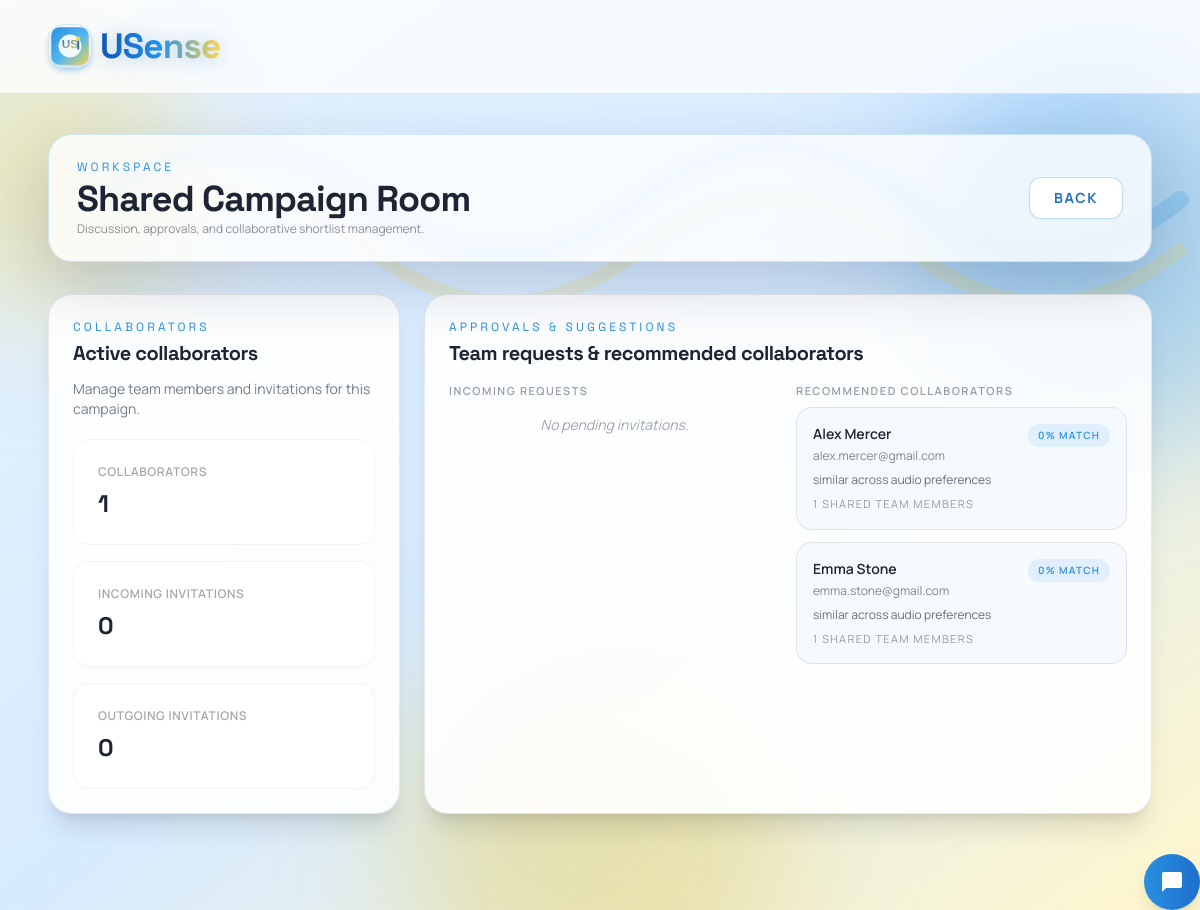
Page /workspace (signed in) on the committed database.
### backend/models/database.py (models this page shows, shortened)
class UserPreferences(db.Model):
    id = db.Column(db.Integer, primary_key=True)
    user_id = db.Column(
        db.Integer, db.ForeignKey("user.id"), unique=True, nullable=False
    )
    display_name = db.Column(db.String(100), nullable=True)
    industry_focus = db.Column(db.String(80), nullable=True)
    genres = db.Column(db.Text, default="[]")
    roles = db.Column(db.Text, default="")
    slider_positions = db.Column(db.Text, default="{}")
    pref_danceability = db.Column(db.Float, default=0.5)
    pref_energy = db.Column(db.Float, default=0.5)
    pref_valence = db.Column(db.Float, default=0.5)
    pref_acousticness = db.Column(db.Float, default=0.5)
    pref_instrumentalness = db.Column(db.Float, default=0.0)
    feature_weights = db.Column(db.Text, default="{}")
    use_interaction_signal = db.Column(db.Boolean, default=False)
    interaction_blend = db.Column(db.Float, default=0.65)
    enable_personalized_similarity = db.Column(db.Boolean, default=False)
    personalized_similarity_text = db.Column(db.Text, default="")
    enable_genre_boost = db.Column(db.Boolean, default=False)
    genre_boost_weight = db.Column(db.Float, default=1.0)
    enable_acoustic_matcher = db.Column(db.Boolean, default=False)
    target_generation = db.Column(db.String(50), nullable=True)
    target_campaign = db.Column(db.String(50), nullable=True)
    weight_base_audio = db.Column(db.Float, default=0.40)
    weight_industry = db.Column(db.Float, default=0.20)
    weight_generation = db.Column(db.Float, default=0.20)
    weight_campaign = db.Column(db.Float, default=0.20)

class User(db.Model):
    id = db.Column(db.Integer, primary_key=True)
    username = db.Column(db.String(256), unique=True, nullable=False)
    password_hash = db.Column(db.String(150), nullable=False)

### backend/main.py (the view)
@app.route("/workspace")
def workspace():
    if "email" not in session:
        return redirect(url_for("home"))
    email = session["email"]
    user = User.query.filter_by(username=email).first()
    if not user:
        return redirect(url_for("home"))
    prefs = UserPreferences.query.filter_by(user_id=user.id).first() if user else None
    social_sidebar = get_full_social_data(user, prefs)
    display_name = (
        (prefs.display_name or email.split("@")[0]) if prefs else email.split("@")[0]
    )
    return render_template(
        "workspace.html",
        email=email,
        display_name=display_name,
        social_sidebar=social_sidebar,
    )

### backend/services/favorites_service.py (called while the page is built)
def get_favorite_recommendations(user):
    if not user:
        return []
    favorites = (
        FavoriteRecommendation.query.filter_by(user_id=user.id)
        .order_by(FavoriteRecommendation.created_at.desc())
        .all()
    )
    from services.song_service import ALL_SONGS
    song_map = {}
    for song in ALL_SONGS:
        k = f"{song['trackName'].strip().lower()}|||{song['artistName'].strip().lower()}"
        song_map[k] = song.get("spotify_url")
    for fav in favorites:
        if not fav.spotify_url:
            k = f"{fav.track_name.strip().lower()}|||{fav.artist_name.strip().lower()}"
            fav.spotify_url = song_map.get(k)
    return favorites

### backend/services/recommender_shared.py (called while the page is built, shortened)
def cosine_similarity(vec_a, vec_b):
    zipped = [(a, b) for a, b in zip(vec_a, vec_b) if a is not None and b is not None]
    if not zipped:
        return 0.0

### backend/services/social_service.py (called while the page is built)
def _get_preferences_map():
    return {prefs.user_id: prefs for prefs in UserPreferences.query.all()}

def _user_label(user, prefs_map):
    prefs = prefs_map.get(user.id)
    if prefs and prefs.display_name:
        return prefs.display_name
    return user.username.split("@")[0]

def _prefs_vector(prefs):
    return [_pref_value(prefs, feature["key"]) for feature in AUDIO_FEATURES]

def _preference_similarity(current_prefs, other_prefs):
    return cosine_similarity(_prefs_vector(current_prefs), _prefs_vector(other_prefs))

def _accepted_collaborator_requests_for_user(user_id):
    return FriendRequest.query.filter(
        FriendRequest.status == "accepted",
        ((FriendRequest.sender_id == user_id) | (FriendRequest.receiver_id == user_id)),
    ).all()

def get_collaborator_ids(user_id):
    collaborator_ids = set()
    for item in _accepted_collaborator_requests_for_user(user_id):
        collaborator_ids.add(
            item.receiver_id if item.sender_id == user_id else item.sender_id
        )
    return collaborator_ids

### backend/services/song_service.py (called while the page is built)
def get_saved_genres(prefs):
    return json.loads(prefs.genres) if prefs and prefs.genres else []

### frontend/templates/workspace.html
{% extends "base.html" %} {% block body %}
<main class="mx-auto w-full max-w-6xl px-4 py-8 md:px-6 md:py-10">
  <div
    class="rise relative z-30 mb-8 flex flex-col items-start justify-between gap-4 rounded-3xl border border-tide/20 bg-white/80 px-7 py-6 shadow-float backdrop-blur sm:flex-row sm:items-center"
  >
    <div>
      <p class="font-display text-xs uppercase tracking-[0.26em] text-tide">
        Workspace
      </p>
      <h2
        class="mt-1 font-display text-3xl font-bold tracking-tight text-ink md:text-4xl"
      >
        Shared Campaign Room
      </h2>
      <p class="mt-0.5 text-xs text-ink/50">
        Discussion, approvals, and collaborative shortlist management.
      </p>
    </div>
    <div class="flex items-center gap-3 shrink-0">
      <a
        href="{{ url_for('dashboard') }}"
        class="rounded-xl border border-tide/30 bg-white px-6 py-2.5 text-sm font-bold uppercase tracking-[0.12em] text-deep shadow-sm transition hover:bg-tide/10"
        >Back</a
      >
    </div>
  </div>
  <div class="grid gap-6 md:grid-cols-3">
    <section
      class="rounded-3xl border border-ink/10 bg-white/90 p-6 shadow-xl backdrop-blur"
    >
      <p class="font-display text-xs uppercase tracking-[0.26em] text-tide">
        Collaborators
      </p>
      <h3 class="mt-1 font-display text-xl font-bold tracking-tight text-ink">
        Active collaborators
      </h3>
      <p class="mt-3 text-sm text-ink/60">
        Manage team members and invitations for this campaign.
      </p>
      <div class="mt-5 space-y-4">
        <div class="p-6 bg-white rounded-2xl border border-ink/5">
          <p class="text-xs font-semibold uppercase tracking-wider text-ink/40">
            Collaborators
          </p>
          <p class="mt-2 font-display text-2xl font-bold text-ink">
            {{ social_sidebar.collaborator_summary.collaborators|length }}
          </p>
        </div>
        <div class="p-6 bg-white rounded-2xl border border-ink/5">
          <p class="text-xs font-semibold uppercase tracking-wider text-ink/40">
            Incoming Invitations
          </p>
          <p class="mt-2 font-display text-2xl font-bold text-ink">
            {{ social_sidebar.collaborator_summary.incoming_requests|length }}
          </p>
        </div>
        <div class="p-6 bg-white rounded-2xl border border-ink/5">
          <p class="text-xs font-semibold uppercase tracking-wider text-ink/40">
            Outgoing Invitations
          </p>
          <p class="mt-2 font-display text-2xl font-bold text-ink">
            {{ social_sidebar.collaborator_summary.outgoing_requests|length }}
          </p>
        </div>
      </div>
    </section>
    <section
      class="md:col-span-2 rounded-3xl border border-ink/10 bg-white/90 p-6 shadow-xl backdrop-blur"
    >
      <p class="font-display text-xs uppercase tracking-[0.26em] text-tide">
        Approvals & Suggestions
      </p>
      <h3 class="mt-1 font-display text-xl font-bold tracking-tight text-ink">
        Team requests & recommended collaborators
      </h3>
      <div class="mt-4 grid gap-4 lg:grid-cols-2">
        <div>
          <p
            class="text-[11px] font-semibold uppercase tracking-[0.14em] text-ink/45"
          >
            Incoming requests
          </p>
          <div class="space-y-4">
            {% if social_sidebar.collaborator_summary.incoming_requests %} {%
            for item in social_sidebar.collaborator_summary.incoming_requests %}
            <div
              class="flex items-center justify-between p-4 bg-ink/5 rounded-xl"
            >
              <div>
                <p class="font-semibold text-ink">{{ item.label }}</p>
                <p class="text-xs text-ink/50">{{ item.email }}</p>
              </div>
              <div class="flex gap-2">
                <form
                  method="post"
                  action="{{ url_for('accept_collaborator_request', request_id=item.id) }}"
                >
                  <button
                    type="submit"
                    class="px-3 py-1.5 bg-tide text-white text-xs font-bold rounded-lg hover:bg-deep transition-colors"
                  >
                    Accept
                  </button>
                </form>
                <form
                  method="post"
                  action="{{ url_for('decline_collaborator_request', request_id=item.id) }}"
                >
                  <button
                    type="submit"
                    class="px-3 py-1.5 bg-ink/5 text-ink/70 text-xs font-bold rounded-lg hover:bg-ink/10 transition-colors"
                  >
                    Decline
                  </button>
                </form>
              </div>
            </div>
            {% endfor %} {% else %}
            <p class="text-sm text-ink/40 text-center py-4 italic">
              No pending invitations.
            </p>
            {% endif %}
          </div>
        </div>
        <div>
          <p
            class="text-[11px] font-semibold uppercase tracking-[0.14em] text-ink/45"
          >
            Recommended collaborators
          </p>
          <div class="mt-2 space-y-3">
            {% if social_sidebar.suggested_people %} {% for person in
            social_sidebar.suggested_people %}
            <div class="rounded-2xl border border-ink/10 bg-frost/75 p-4">
              <div class="flex items-start justify-between gap-3">
                <div>
                  <p class="text-sm font-semibold text-ink">
                    {{ person.label }}
                  </p>
                  <p class="mt-1 text-xs text-ink/55">{{ person.email }}</p>
                </div>
                <span
                  class="rounded-full bg-tide/10 px-2.5 py-1 text-[10px] font-semibold uppercase tracking-[0.12em] text-tide"
                  >{{ person.taste_match }}% match</span
                >
              </div>
              <p class="mt-2 text-xs text-ink/65">{{ person.mutual_tastes }}</p>
              <p
                class="mt-2 text-[11px] uppercase tracking-[0.12em] text-ink/45"
              >
                {{ person.common_collaborator_count }} shared team members
              </p>
            </div>
            {% endfor %} {% else %}
            <p class="text-sm text-ink/50">No collaborator suggestions yet.</p>
            {% endif %}
          </div>
        </div>
      </div>
    </section>
  </div>
</main>
{% include "_convos_widget.html" %} {% endblock %}

### frontend/templates/base.html (style rules this page uses)
html { scroll-behavior: smooth; }
.rise { animation: rise 500ms ease-out both; }

### rows in the picture
UserPreferences: label "Alex Mercer"
User: email "alex.mercer@gmail.com"
UserPreferences: label "Emma Stone"
User: email "emma.stone@gmail.com"

### other values in the picture
{{ social_sidebar.collaborator_summary.collaborators|length }} "1"
{{ social_sidebar.collaborator_summary.incoming_requests|length }} "0"
{{ social_sidebar.collaborator_summary.outgoing_requests|length }} "0"
{{ person.taste_match }} "0" "0"
{{ person.mutual_tastes }} "similar across audio preferences" "similar across audio preferences"
{{ person.common_collaborator_count }} "1" "1"
